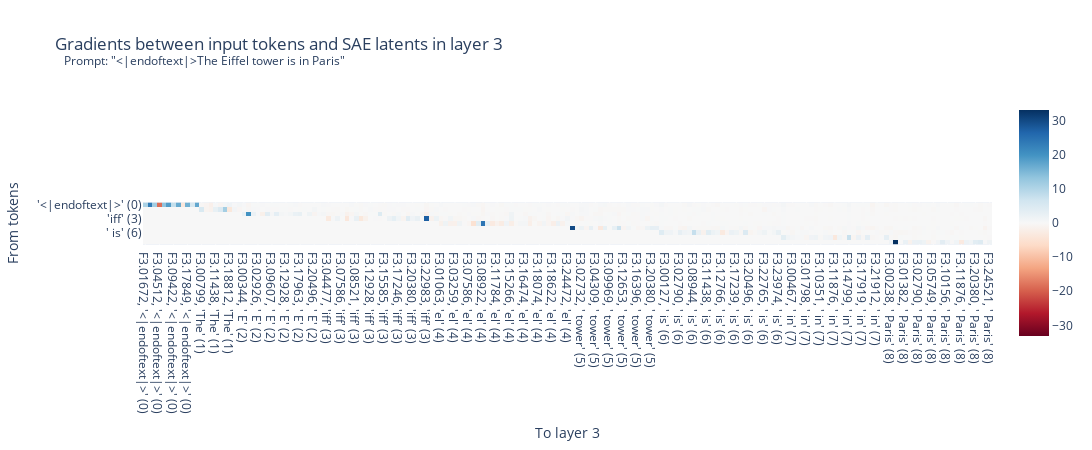

Notebook code cell kept with this figure:
### Code cell
### TOKEN2LATENT PLOT ###
prompt = "The Eiffel tower is in Paris"
tokens = gpt2.to_tokens(prompt)
str_toks = gpt2.to_str_tokens(prompt)
sae_layer = 3

t.cuda.empty_cache()
t.set_grad_enabled(True)
token_latent_grads, latent_acts = token_to_latent_gradients(
    tokens, sae=gpt2_saes[sae_layer], model=gpt2
)
t.set_grad_enabled(False)

px.imshow(
    to_numpy(token_latent_grads[0]),
    color_continuous_midpoint=0.0,
    color_continuous_scale="RdBu",
    x=[
        f"F{sae_layer}.{latent:05}, {str_toks[seq]!r} ({seq})"
        for (_, seq, latent) in latent_acts.indices
    ],
    y=[f"{str_toks[i]!r} ({i})" for i in range(len(str_toks))],
    labels={"x": f"To layer {sae_layer}", "y": "From tokens"},
    title=f'Gradients between input tokens and SAE latents in layer {sae_layer}<br><sup>   Prompt: "{"".join(str_toks)}"</sup>',
    width=1900,
    height=450,
)

### Figure 1 — Plotly figure (JSON) as saved in the notebook; plotly's stock layout.template omitted (floating-point values rounded to 4 significant figures; data arrays with more than 128 entries replaced by an {"elided": "..."} marker saying what was removed)
{"data": [{"coloraxis": "coloraxis", "hovertemplate": "To layer 3: %{x}<br>From tokens: %{y}<br>color: %{z}<extra></extra>", "name": "0", "type": "heatmap", "x": {"elided": "181 str values"}, "xaxis": "x", "y": ["'<|endoftext|>' (0)", "'The' (1)", "' E' (2)", "'iff' (3)", "'el' (4)", "' tower' (5)", "' is' (6)", "' in' (7)", "' Paris' (8)"], "yaxis": "y", "z": {"elided": "9x181 float values"}}], "layout": {"coloraxis": {"cmid": 0, "colorscale": [[0, "rgb(103,0,31)"], [0.1, "rgb(178,24,43)"], [0.2, "rgb(214,96,77)"], [0.3, "rgb(244,165,130)"], [0.4, "rgb(253,219,199)"], [0.5, "rgb(247,247,247)"], [0.6, "rgb(209,229,240)"], [0.7, "rgb(146,197,222)"], [0.8, "rgb(67,147,195)"], [0.9, "rgb(33,102,172)"], [1, "rgb(5,48,97)"]]}, "height": 450, "title": {"text": "Gradients between input tokens and SAE latents in layer 3<br><sup>   Prompt: \"<|endoftext|>The Eiffel tower is in Paris\"</sup>"}, "width": 1900, "xaxis": {"anchor": "y", "constrain": "domain", "domain": [0, 1], "scaleanchor": "y", "title": {"text": "To layer 3"}}, "yaxis": {"anchor": "x", "autorange": "reversed", "constrain": "domain", "domain": [0, 1], "title": {"text": "From tokens"}}}}
